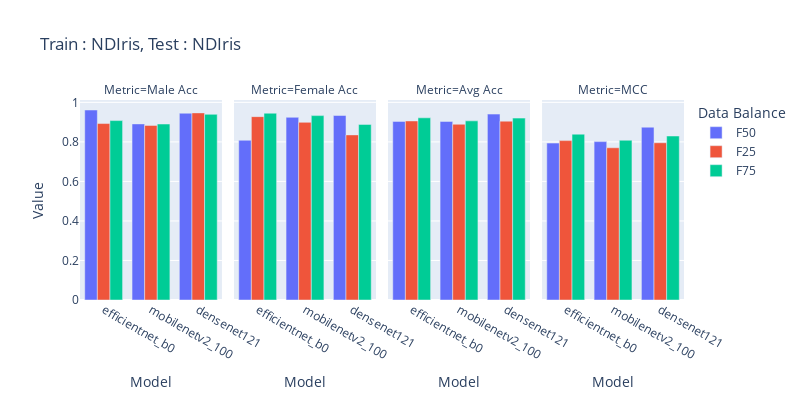

The cell this chart's notebook holds for it:
### Code cell
import plotly.express as px
import pandas as pd
from copy import deepcopy
df_50 = pd.read_csv('/home/sreeraj/lab/nsf/final_eval/results/across_model_ndiris_gender.csv',)
df_50['Data Balance'] = 'F50'

df = pd.read_csv('/home/sreeraj/lab/nsf/final_eval/results/across_databalance_ndiris_gender.csv',)
df['Data Balance'] = df.Model.apply(lambda x:float(x.split('_')[-1]))
df['Data Balance'] = df['Data Balance'].apply(lambda x:f'F{int(x*100)}')
df.Model = df.Model.apply(lambda x: '_'.join(x.split('_')[:-1]))

df_50 = df_50[df_50.Model.isin(df.Model.unique())]
df = pd.concat([df_50, df])

df_macc = deepcopy(df)
df_macc['Value'] = df_macc['Male Acc']
df_macc['Metric'] = 'Male Acc'

df_facc = deepcopy(df)
df_facc['Value'] = df_facc['Female Acc']
df_facc['Metric'] = 'Female Acc'

df_oacc = deepcopy(df)
df_oacc['Value'] = df_facc['Avg Acc']
df_oacc['Metric'] = 'Avg Acc'

df_mcc = deepcopy(df)
df_mcc['Value'] = df_facc['MCC']
df_mcc['Metric'] = 'MCC'

df = pd.concat([df_macc, df_facc, df_oacc, df_mcc])
fig = px.bar(df, x='Model', y='Value', color='Data Balance', title='Train : NDIris, Test : NDIris', barmode='group', labels={'value': 'Acc/MCC', 'variable': 'Metrics'},width=800, height=400, facet_col='Metric')
fig.show()

### Figure 1 — Plotly figure (JSON) as saved in the notebook; plotly's stock layout.template omitted (floating-point values rounded to 4 significant figures)
{"data": [{"alignmentgroup": "True", "hovertemplate": "Data Balance=F50<br>Metric=Male Acc<br>Model=%{x}<br>Value=%{y}<extra></extra>", "legendgroup": "F50", "marker": {"color": "#636efa", "pattern": {"shape": ""}}, "name": "F50", "offsetgroup": "F50", "orientation": "v", "showlegend": true, "textposition": "auto", "type": "bar", "x": ["efficientnet_b0", "mobilenetv2_100", "densenet121"], "xaxis": "x", "y": [0.9614, 0.8911, 0.945], "yaxis": "y"}, {"alignmentgroup": "True", "hovertemplate": "Data Balance=F50<br>Metric=Female Acc<br>Model=%{x}<br>Value=%{y}<extra></extra>", "legendgroup": "F50", "marker": {"color": "#636efa", "pattern": {"shape": ""}}, "name": "F50", "offsetgroup": "F50", "orientation": "v", "showlegend": false, "textposition": "auto", "type": "bar", "x": ["efficientnet_b0", "mobilenetv2_100", "densenet121"], "xaxis": "x2", "y": [0.8082, 0.9243, 0.9336], "yaxis": "y2"}, {"alignmentgroup": "True", "hovertemplate": "Data Balance=F50<br>Metric=Avg Acc<br>Model=%{x}<br>Value=%{y}<extra></extra>", "legendgroup": "F50", "marker": {"color": "#636efa", "pattern": {"shape": ""}}, "name": "F50", "offsetgroup": "F50", "orientation": "v", "showlegend": false, "textposition": "auto", "type": "bar", "x": ["efficientnet_b0", "mobilenetv2_100", "densenet121"], "xaxis": "x3", "y": [0.9038, 0.9036, 0.9407], "yaxis": "y3"}, {"alignmentgroup": "True", "hovertemplate": "Data Balance=F50<br>Metric=MCC<br>Model=%{x}<br>Value=%{y}<extra></extra>", "legendgroup": "F50", "marker": {"color": "#636efa", "pattern": {"shape": ""}}, "name": "F50", "offsetgroup": "F50", "orientation": "v", "showlegend": false, "textposition": "auto", "type": "bar", "x": ["efficientnet_b0", "mobilenetv2_100", "densenet121"], "xaxis": "x4", "y": [0.794, 0.8014, 0.8744], "yaxis": "y4"}, {"alignmentgroup": "True", "hovertemplate": "Data Balance=F25<br>Metric=Male Acc<br>Model=%{x}<br>Value=%{y}<extra></extra>", "legendgroup": "F25", "marker": {"color": "#EF553B", "pattern": {"shape": ""}}, "name": "F25", "offsetgroup": "F25", "orientation": "v", "showlegend": true, "textposition": "auto", "type": "bar", "x": ["mobilenetv2_100", "densenet121", "efficientnet_b0"], "xaxis": "x", "y": [0.8834, 0.9467, 0.8928], "yaxis": "y"}, {"alignmentgroup": "True", "hovertemplate": "Data Balance=F25<br>Metric=Female Acc<br>Model=%{x}<br>Value=%{y}<extra></extra>", "legendgroup": "F25", "marker": {"color": "#EF553B", "pattern": {"shape": ""}}, "name": "F25", "offsetgroup": "F25", "orientation": "v", "showlegend": false, "textposition": "auto", "type": "bar", "x": ["mobilenetv2_100", "densenet121", "efficientnet_b0"], "xaxis": "x2", "y": [0.8989, 0.8354, 0.9278], "yaxis": "y2"}, {"alignmentgroup": "True", "hovertemplate": "Data Balance=F25<br>Metric=Avg Acc<br>Model=%{x}<br>Value=%{y}<extra></extra>", "legendgroup": "F25", "marker": {"color": "#EF553B", "pattern": {"shape": ""}}, "name": "F25", "offsetgroup": "F25", "orientation": "v", "showlegend": false, "textposition": "auto", "type": "bar", "x": ["mobilenetv2_100", "densenet121", "efficientnet_b0"], "xaxis": "x3", "y": [0.8892, 0.9049, 0.906], "yaxis": "y3"}, {"alignmentgroup": "True", "hovertemplate": "Data Balance=F25<br>Metric=MCC<br>Model=%{x}<br>Value=%{y}<extra></extra>", "legendgroup": "F25", "marker": {"color": "#EF553B", "pattern": {"shape": ""}}, "name": "F25", "offsetgroup": "F25", "orientation": "v", "showlegend": false, "textposition": "auto", "type": "bar", "x": ["mobilenetv2_100", "densenet121", "efficientnet_b0"], "xaxis": "x4", "y": [0.7702, 0.7957, 0.8065], "yaxis": "y4"}, {"alignmentgroup": "True", "hovertemplate": "Data Balance=F75<br>Metric=Male Acc<br>Model=%{x}<br>Value=%{y}<extra></extra>", "legendgroup": "F75", "marker": {"color": "#00cc96", "pattern": {"shape": ""}}, "name": "F75", "offsetgroup": "F75", "orientation": "v", "showlegend": true, "textposition": "auto", "type": "bar", "x": ["mobilenetv2_100", "efficientnet_b0", "densenet121"], "xaxis": "x", "y": [0.8904, 0.9078, 0.9394], "yaxis": "y"}, {"alignmentgroup": "True", "hovertemplate": "Data Balance=F75<br>Metric=Female Acc<br>Model=%{x}<br>Value=%{y}<extra></extra>", "legendgroup": "F75", "marker": {"color": "#00cc96", "pattern": {"shape": ""}}, "name": "F75", "offsetgroup": "F75", "orientation": "v", "showlegend": false, "textposition": "auto", "type": "bar", "x": ["mobilenetv2_100", "efficientnet_b0", "densenet121"], "xaxis": "x2", "y": [0.933, 0.9451, 0.8885], "yaxis": "y2"}, {"alignmentgroup": "True", "hovertemplate": "Data Balance=F75<br>Metric=Avg Acc<br>Model=%{x}<br>Value=%{y}<extra></extra>", "legendgroup": "F75", "marker": {"color": "#00cc96", "pattern": {"shape": ""}}, "name": "F75", "offsetgroup": "F75", "orientation": "v", "showlegend": false, "textposition": "auto", "type": "bar", "x": ["mobilenetv2_100", "efficientnet_b0", "densenet121"], "xaxis": "x3", "y": [0.9064, 0.9218, 0.9203], "yaxis": "y3"}, {"alignmentgroup": "True", "hovertemplate": "Data Balance=F75<br>Metric=MCC<br>Model=%{x}<br>Value=%{y}<extra></extra>", "legendgroup": "F75", "marker": {"color": "#00cc96", "pattern": {"shape": ""}}, "name": "F75", "offsetgroup": "F75", "orientation": "v", "showlegend": false, "textposition": "auto", "type": "bar", "x": ["mobilenetv2_100", "efficientnet_b0", "densenet121"], "xaxis": "x4", "y": [0.8082, 0.8391, 0.8298], "yaxis": "y4"}], "layout": {"annotations": [{"font": {}, "showarrow": false, "text": "Metric=Male Acc", "x": 0.1175, "xanchor": "center", "xref": "paper", "y": 1, "yanchor": "bottom", "yref": "paper"}, {"font": {}, "showarrow": false, "text": "Metric=Female Acc", "x": 0.3725, "xanchor": "center", "xref": "paper", "y": 1, "yanchor": "bottom", "yref": "paper"}, {"font": {}, "showarrow": false, "text": "Metric=Avg Acc", "x": 0.6275, "xanchor": "center", "xref": "paper", "y": 1, "yanchor": "bottom", "yref": "paper"}, {"font": {}, "showarrow": false, "text": "Metric=MCC", "x": 0.8825, "xanchor": "center", "xref": "paper", "y": 1, "yanchor": "bottom", "yref": "paper"}], "barmode": "group", "height": 400, "legend": {"title": {"text": "Data Balance"}, "tracegroupgap": 0}, "title": {"text": "Train : NDIris, Test : NDIris"}, "width": 800, "xaxis": {"anchor": "y", "domain": [0, 0.235], "title": {"text": "Model"}}, "xaxis2": {"anchor": "y2", "domain": [0.255, 0.49], "matches": "x", "title": {"text": "Model"}}, "xaxis3": {"anchor": "y3", "domain": [0.51, 0.745], "matches": "x", "title": {"text": "Model"}}, "xaxis4": {"anchor": "y4", "domain": [0.765, 1.0], "matches": "x", "title": {"text": "Model"}}, "yaxis": {"anchor": "x", "domain": [0, 1], "title": {"text": "Value"}}, "yaxis2": {"anchor": "x2", "domain": [0, 1], "matches": "y", "showticklabels": false}, "yaxis3": {"anchor": "x3", "domain": [0, 1], "matches": "y", "showticklabels": false}, "yaxis4": {"anchor": "x4", "domain": [0, 1], "matches": "y", "showticklabels": false}}}
